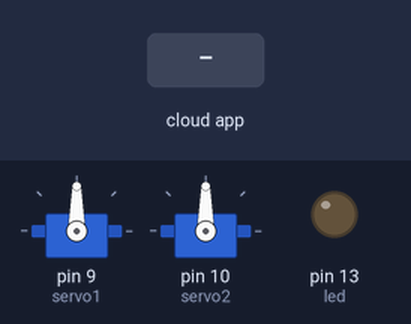
This sketch was run on a simulated Arduino Uno, built with avr-gcc and run on an emulated ATmega328P. Parts: 2 × servo, output pins drawn as LEDs (lit = HIGH). The inputs (shaded band) are chosen by the test bench. The ROS host is connected and sends only what is stated.

Above: at 1.2 s.
1.3 s: the phone or cloud app sets servo1 to 0
At 1.7 s:
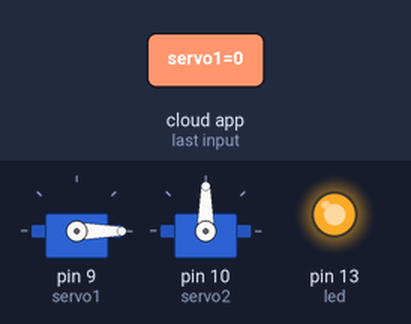
2.8 s: the phone or cloud app sets servo2 to 0
At 4.0 s:
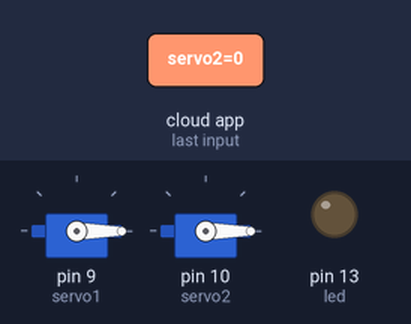
4.3 s: the phone or cloud app sets servo1 to 45
At 5.2 s:
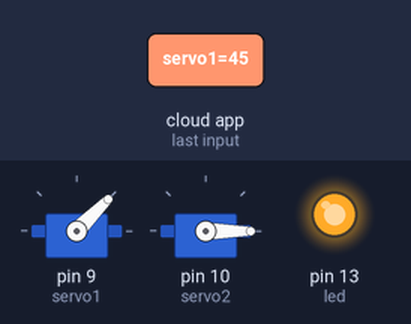
5.8 s: the phone or cloud app sets servo2 to 45
At 6.3 s:
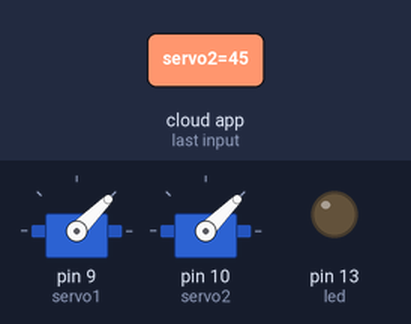
7.3 s: the phone or cloud app sets servo1 to 90
At 8.5 s:
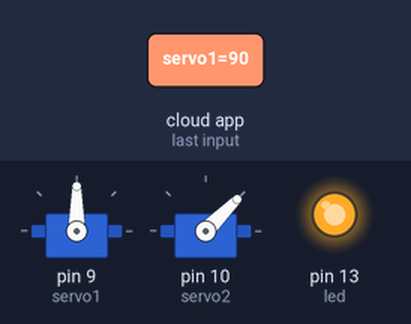
8.8 s: the phone or cloud app sets servo2 to 180
At 9.8 s:
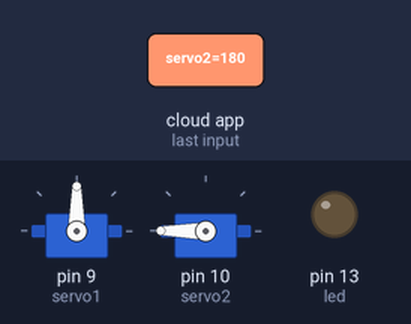
Timing chart, 0 to 11.3 s (numbered marks = the images above; inputs shaded):
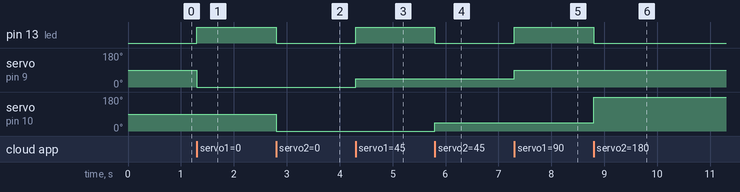

Measured:
- after the input at 1.3 s, pin 13 (led): LOW → HIGH at once; servo on pin 9 (servo1): 90° → 0° at once
- after the input at 2.8 s, pin 13 (led): HIGH → LOW at once; servo on pin 10 (servo2): 90° → 0° at once
- after the input at 4.3 s, pin 13 (led): LOW → HIGH at once; servo on pin 9 (servo1): 0° → 45° at once
- after the input at 5.8 s, pin 13 (led): HIGH → LOW at once; servo on pin 10 (servo2): 0° → 45° at once
- after the input at 7.3 s, pin 13 (led): LOW → HIGH at once; servo on pin 9 (servo1): 45° → 90° at once
- after the input at 8.8 s, pin 13 (led): HIGH → LOW at once; servo on pin 10 (servo2): 45° → 180° at once

The sketch:

ServoControl_RosSub.ino
```cpp
/*
 * rosserial Servo Control Example
 *
 * This sketch demonstrates the control of hobby R/C servos
 * using ROS and the arduiono
 *
 * For the full tutorial write up, visit
 * www.ros.org/wiki/rosserial_arduino_demos
 *
 * For more information on the Arduino Servo Library
 * Checkout :
 * http://www.arduino.cc/en/Reference/Servo
 */

//#include <WProgram.h>

#include <Servo.h>
#include <ros.h>
#include <std_msgs/UInt16.h>

ros::NodeHandle  nh;

Servo servo1;
Servo servo2;

void servo1_cb( const std_msgs::UInt16& cmd_msg){
  servo1.write(cmd_msg.data); //set servo angle, should be from 0-180
  digitalWrite(13, HIGH-digitalRead(13));  //toggle led
}
void servo2_cb( const std_msgs::UInt16& cmd_msg){
  servo2.write(cmd_msg.data); //set servo angle, should be from 0-180
  digitalWrite(13, HIGH-digitalRead(13));  //toggle led
}

ros::Subscriber<std_msgs::UInt16> sub1("servo1", servo1_cb);
ros::Subscriber<std_msgs::UInt16> sub2("servo2", servo2_cb);

void setup(){
  pinMode(13, OUTPUT);

  nh.initNode();
  nh.subscribe(sub1);
  nh.subscribe(sub2);

  servo1.attach(9); //attach it to pin 9
  servo2.attach(10); //attach it to pin 10
}

void loop(){
  nh.spinOnce();
  delay(1);
}
```
